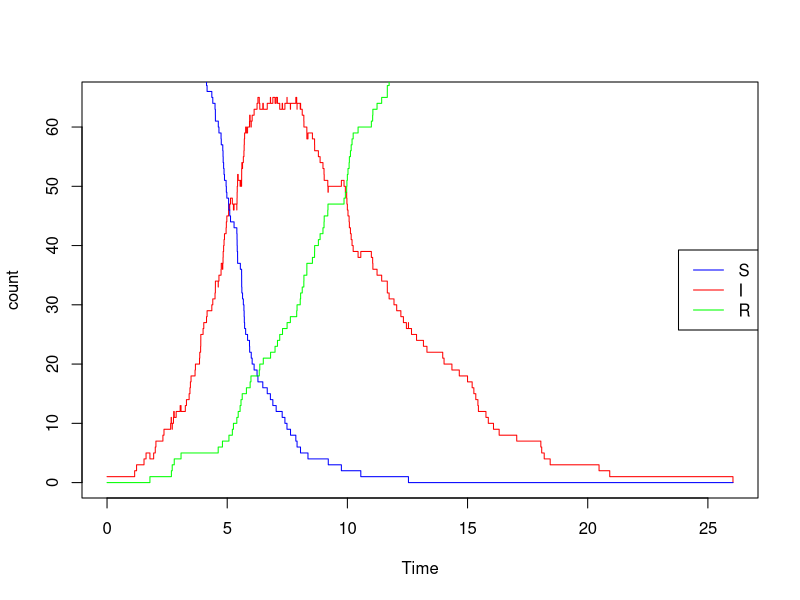

R code for this plot:
#simulate from the SIR model using Gillespie’s algorithm,
#originally formulated in Gillespie (1976)

#We're using an improvement of the original algorithm where
#we have to sample only once by treating the min of 2 exp var
#as an exp variable

#Inputs: Population size, transmission rate beta, recovery
#rate gamma
#Outputs: Filled vectors S,I and R (no: of these at each time step)

SIR<-function(N,beta, gamma ){

  tmax=1000;
  T=rep(NA,tmax);S=rep(NA,tmax);I=rep(NA,tmax);R=rep(NA,tmax);
  S[1]=N-1;I[1]=1;R[1]=0;T[1]=0;
  k=1;

  while(I[k]!=0 && k<tmax){

    r_inf<-beta*S[k]*I[k]/N;
    r_rec<-gamma*I[k];
    tot<-r_inf+r_rec;

    dt<-rexp(1,tot);
    T[k+1]=T[k]+dt;
    u<-runif(1);

    if(u<r_inf/tot){
      S[k+1]=S[k]-1;
      I[k+1]=I[k]+1;
      R[k+1]=R[k];
    }

    else{
      S[k+1]=S[k];
      I[k+1]=I[k]-1;
      R[k+1]=R[k]+1;
    }
    k=k+1
  }
  return(list(time=T[1:k], S=S[1:k], I=I[1:k], R=R[1:k]))
}


#--------------------------------------------------------
#--------------------------------------------------------
#for MCMC sampling and the likelihood function
#we need the times of recovery and infection as well
#the following function implements the same algorithm
#as above but also returns the {i}, {r} vectors that give infection
#and recovery times

SIR2 <- function(N, beta, gamma) {

  tmax <- 1000

  T<-rep(NA, tmax); S<-rep(NA, tmax)
  I<-rep(NA, tmax);R<-rep(NA, tmax)

  T[1]<-0; S[1]<- N-1
  I[1]<-1; R[1] <-0

  k <-1

  infected <-rep(Inf,N)
  recovered <-rep(Inf,N)
  infected[1] <-0
  recovered[1] <-rexp(1,gamma)

  next_id <- 2
  I_set <- c(1)

  events <- data.frame(
    time = 0,
    type = "infection",
    person = 1,
    stringsAsFactors = FALSE
  )

  while (I[k]>0 && k<tmax) {

    #next possible infection time

    rate_inf <- beta*S[k]*I[k]/N

    if (rate_inf > 0) {
      next_inf_time <- T[k]+rexp(1,rate_inf)
    } else{
      next_inf_time <- Inf
    }

    #next recovery: find the earliest recovery among infected
    next_rec_times <- recovered[I_set]
    next_rec_time <- min(next_rec_times)
    next_event_time <- min(next_inf_time,next_rec_time)

    if (next_event_time==Inf) break  #end of epidemic

    #updating time and state
    T[k+1] <- next_event_time

    if (next_inf_time<next_rec_time) {
      #infection event
      if (next_id>N) break  # no one left to infect

      S[k+1] <- S[k]-1
      I[k+1] <- I[k]+1
      R[k+1] <- R[k]

      infected[next_id] <- T[k+1]
      recovered[next_id] <- T[k+1]+rexp(1,gamma)
      I_set <- c(I_set,next_id)

      events <- rbind(events, data.frame(
        time = T[k+1], type="infection", person=next_id))

      next_id <- next_id+1

    } else {

      #recovery event

      recovering <- I_set[which.min(next_rec_times)]

      S[k+1] <- S[k]
      I[k+1] <- I[k]-1
      R[k+1] <- R[k]+1

      I_set <- setdiff(I_set,recovering)

      events <- rbind(events, data.frame(
        time = T[k+1], type = "recovery", person=recovering))
    }

    k <- k+1
  }

  return(list(time = T[1:k],S= S[1:k],I= I[1:k],R= R[1:k],
              i=infected,
              r=recovered,
              events=events))}

#------------------------------------------------------------
#------------------------------------------------------------

#let i be the set of infection event times, r be the set of recovery event times, and t be the set of
#both infection and recovery event times- order the recovery times such that r1 ≤ r2 ≤ · · · ≤ rN ,
#and let ij be the infection time for the individual who recovers at time rj- start the model at the
#moment of the first infection, so i1 = 0.
#If n < N, then not all individuals become infective, so let
#in+1, . . . , iN , rn+1, . . . , rN = ∞



sim<-SIR2(100,2,0.6)


#get ordered recovery set, corresponding infection set
#and time of all events
getsetsSIR<-function(N,beta,gamma){

  sim<-SIR2(N,beta,gamma)
  #get i and r vectors
  i<- sim$i
  r<- sim$r

  # i1 = 0 and r is sorted
  ord<-order(r)
  rs<-r[ord]
  is<-i[ord]

  #all event times
  ts<-sort(unique(c(i, r)))
  return(list("is"=is,"rs"=rs,"ts"=ts,"S"=sim$S,"I"=sim$I,"R"=sim$R))}



mysim <- SIR2(N = 100, beta=1, gamma = 0.2)
plot(mysim$time, mysim$I, type='s', col='red', ylab="count", xlab="Time")
lines(mysim$time,mysim$S, type='s', col='blue')
lines(mysim$time, mysim$R, type='s', col='green')
legend("right", legend=c("S","I","R"), col = c("blue", "red", "green"), lty=1)
